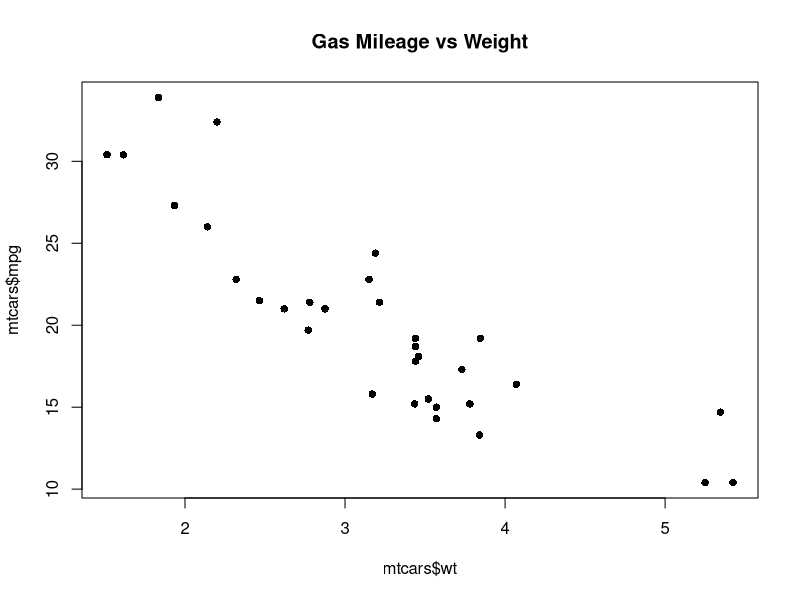
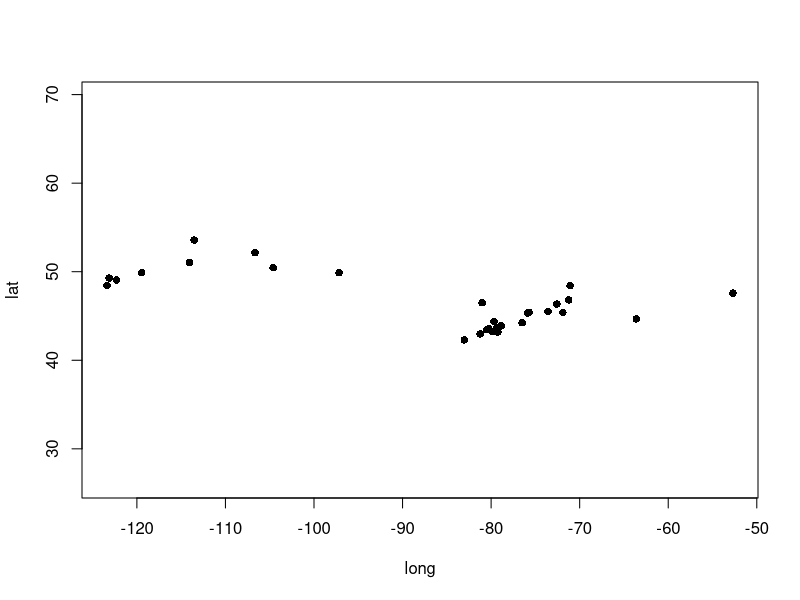
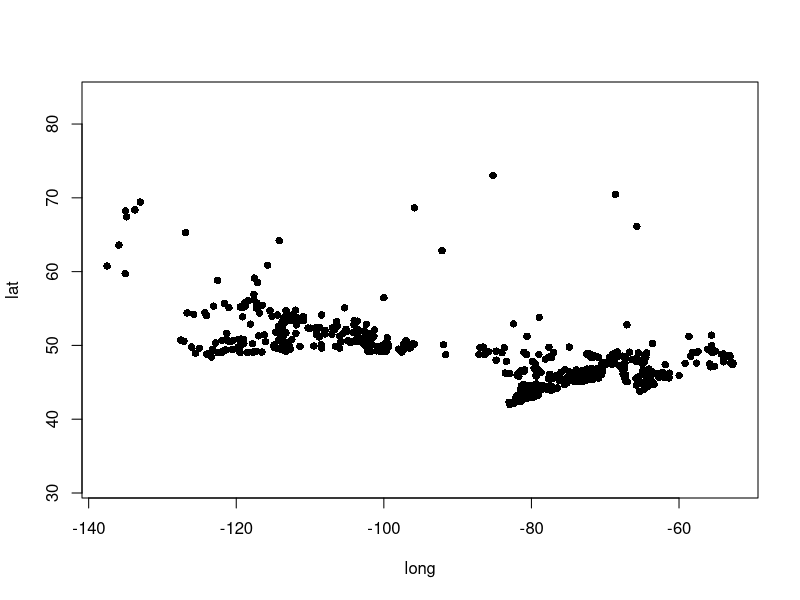

Here is the R script that generated these plots, in order:
## ---- chunk 1
knitr::opts_chunk$set(echo = TRUE)
knitr::knit_hooks$set(small.mar = function(before, options, envir) {
    if (before) par(mar = c(2, 2, 0.5, 0.5))
})
library(kableExtra)
library(maps)
## ---- chunk 2
library(kableExtra)
tbl_vec <- c("data type", "entire matrix must use the same data type", "each column can be a different data type", "column labels", "optional, can be defined as an attribute for display", "built-in, columns can referenced by name", "more than two dimensions", "allowed (called an array)", "not allowed", "can add rows and columns", "yes", "yes", "matrix algebra", "allowed", "not supported")
tbl_mat <- matrix(tbl_vec, byrow=TRUE, ncol=3, dimnames=list(1:(length(tbl_vec)/3), c("Property", "Matrix", "Data Frame")))
knitr::kable(tbl_mat, format = "html", table.attr='class="tbl_compact"') 
## ---- chunk 3
mat <- matrix(data=rnorm(9), nrow = 3, ncol=3)
mat 
## ---- chunk 4
names(mtcars)
head(mtcars)
nrow(mtcars)
ncol(mtcars)
## ---- chunk 5
class(mtcars$disp)
summary(mtcars$wt)
plot(x=mtcars$wt, y=mtcars$mpg, pch=16, main="Gas Mileage vs Weight")
## ---- chunk 6
library(maps)
data(canada.cities)
head(canada.cities)
## ---- chunk 7
head(canada.cities[,1])
head(canada.cities[,"name"])
## ---- chunk 8
idx <- (canada.cities$pop > 100000)
table(idx)
big_cities <- canada.cities[idx,   ]
plot(big_cities[ , c("long","lat")], asp=1, pch=16  )
## ---- chunk 9
small_cities <- canada.cities[canada.cities$pop < 5000,   ]
nrow(small_cities)
small_plus_big_cities <- rbind(small_cities, big_cities)
plot(small_plus_big_cities[ , c("long","lat")], asp=1, pch=16  )
## ---- chunk 10
big_cities$mynewcol <- 1:nrow(big_cities)
head(big_cities)
## ---- chunk 11
x <- mtcars[1:10, 1:4]
x$carname <- rownames(x)
rownames(x) <- NULL

## Construct a second data frame
idx <- sample(1:nrow(x), size=5)
cars_sold_df <- data.frame(carname = x[idx, "carname"], sold = round(runif(5, min=10000, max=20000)))
cars_sold_df <- rbind(cars_sold_df, data.frame(carname="BMW 350", sold=12000))
cars_sold_df <-rbind(cars_sold_df, data.frame(carname="Dodge Dart", sold=42))
cars_sold_df
x
## ---- chunk 12
merge(x, cars_sold_df, by="carname", all = FALSE)
## ---- chunk 13
merge(x, cars_sold_df, by="carname", all.x = TRUE)
## ---- chunk 14
merge(x, cars_sold_df, by="carname", all.y = TRUE)
## ---- chunk 15
merge(x, cars_sold_df, by="carname", all = TRUE)
